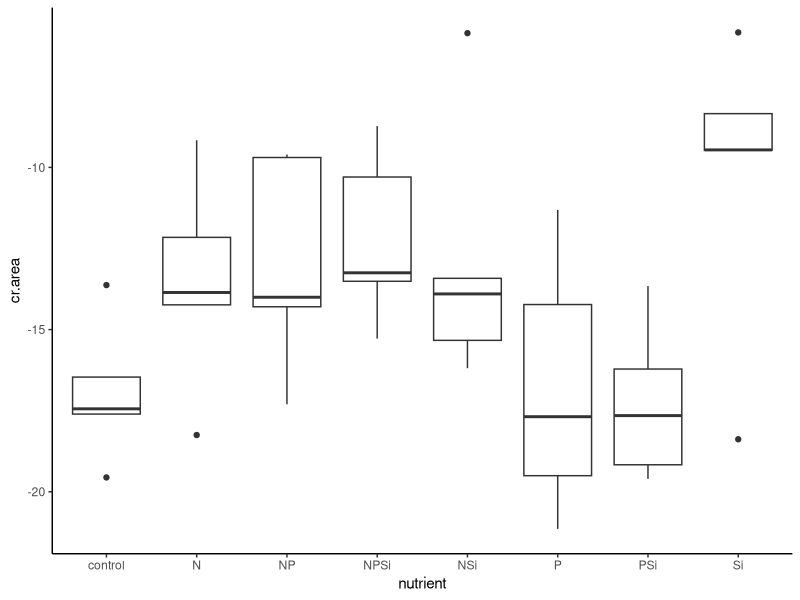
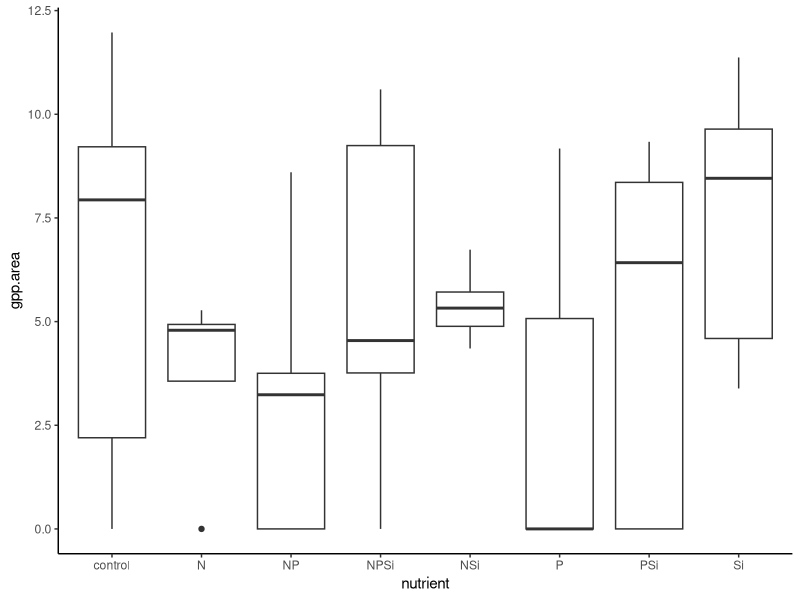
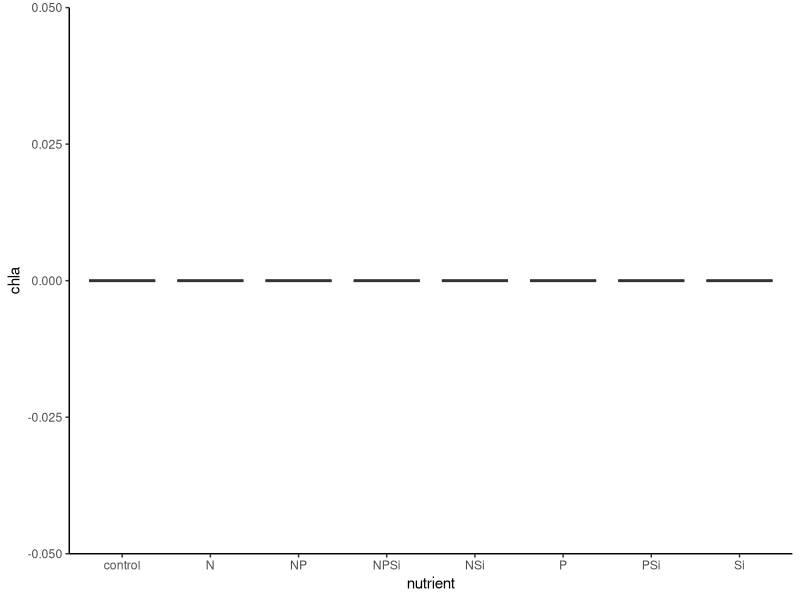

Reproduce these figures in R, in order. (Note: this script raises an error after producing the figures.)
#Author:  Clay Arango
#Creation date: 10-Feb-19
#Script to analyze NDS data from Summer 2018 NDS work with S. Roley and A. Alexiades

#packages
library(nlme)
library(nortest)
library(plyr)
library(dplyr)
library(multcomp)
library(MASS)
library(ggplot2)
library(tidyr)

#Load data
aht_fall <- read.table(file="aht_fall.csv", header=T, sep=",")

#set variable
d = aht_fall

#evaluate data to make sure factors are correct
names(d)
unique(d$nutrient) #control, N, NP, NPSi, NSi, P, PSi, Si
unique(d$N) #should be 0 and 1
unique(d$P) #should be 0 and 1
unique(d$Si) #should be 0 and 1
unique(d$top) #should be "sponge" and "glass"
#if need to change, use recode function below. 
d$top<-recode(d$top, "cellulose" ="sponge")
str(d)

#convert N and P and Si values (0 or 1 for absence or presence) to factors
d$N<-as.factor(d$N)
d$P<-as.factor(d$P)
d$Si<-as.factor(d$Si)
str(d)

#subset data into gpp and cr response
d.cr = subset(d, top=="sponge", data=d)
d.gpp = subset(d, top=="glass", data=d)

#check for outliers and check data entry before calculating NRR.
ggplot(d.cr, aes(x=nutrient, y=cr.area))+geom_boxplot() +theme_classic()
#one high NSi checks out, one low Si checks out

#calculate nrr for cr
x<-ddply(d.cr, "nutrient", summarise, ave_cr = mean(cr.area, na.rm=T)) 
x
d.cr$cr.nrr = d.cr$cr.area/-16.93973 #divide by control ave_cr
d.cr$chla.nrr<-NA
d.cr$gpp.nrr<-NA

#check for outliers and check data entry before calculating NRR.
ggplot(d.gpp, aes(x=nutrient, y=gpp.area))+geom_boxplot() +theme_classic()
#ok, but huge range in controls (but appear to have a normal distn - no outliers to remove)
ggplot(d.gpp, aes(x=nutrient, y=chla))+geom_boxplot() +theme_classic()
#one low control value checks out. is an outlier, but not sure if should be removed. will calculate both.

#calculate nrr for gpp and chla
x<- ddply(d.gpp, "nutrient", summarise, ave_gpp = mean(gpp.area, na.rm=T), ave_chla = mean(chla, na.rm=T)) 
x
d.gpp$gpp.nrr = d.gpp$gpp.area/6.501087 #divide by control ave_gpp
d.gpp$chla.nrr = d.gpp$chla/1.4299814 #divide by control ave_chla
d.gpp$cr.nrr<-NA
x1<- ddply(subset(d.gpp,!(nds.id=="B5")), "nutrient", summarise,  ave_chla = mean(chla, na.rm=T)) 
x1
d.gpp$chla.nrr = d.gpp$chla/1.7693330 #divide by control with B5 removed (outlier)
d.cr$chla.nrr_1<-NA

#combine files and export
d.nrr<-rbind(d.cr, d.gpp)
d.nrr$cr.es<-log(d.nrr$cr.nrr)
d.nrr$gpp.es<-log(d.nrr$gpp.nrr)
d.nrr$chla.es<-log(d.nrr$chla.nrr)
d.nrr$chla.es_1<-log(d.nrr$chla.nrr_1)
d.nrr$site.date<-"aht_fall"
write.table(d.nrr, "aht_fall_nrr.csv", sep=",", quote=F, row.names =F)

###############
#plots of NRR
##############
ggplot(data=subset(d.cr, !(nutrient=="control")), aes(x=nutrient, y=cr.nrr))+geom_boxplot()+theme_bw()+
  ylab("CR NRR")+geom_abline(slope = 0, intercept = 1)+
  theme(axis.title.x=element_blank(), panel.grid.minor=element_blank(), panel.grid.major=element_blank())
#inhibition or neutral

ggplot(data=subset(d.nrr, (top=="sponge")), aes(x=nutrient, y=cr.es))+geom_boxplot()+theme_bw()+
  ylab("CR Effect Size")+geom_hline(yintercept = 0.7, lty="dashed")+ geom_hline(yintercept = -0.7, lty="dashed")+
  geom_hline(yintercept = -1.385)+
  theme(axis.title.x=element_blank(), panel.grid.minor=element_blank(), panel.grid.major=element_blank())

ggplot(data=d.gpp, aes(x=nutrient, y=gpp.nrr))+geom_boxplot()+theme_bw()+
  ylab("GPP NRR")+geom_abline(slope = 0, intercept = 1)+
  theme(axis.title.x=element_blank(), panel.grid.minor=element_blank(), panel.grid.major=element_blank())
#neutral or inhibited

ggplot(data=subset(d.nrr,top=="glass"), aes(x=nutrient, y=gpp.es))+geom_boxplot()+theme_bw()+
  ylab("GPP Effect Size")+geom_abline(slope = 0, intercept = 1)+geom_hline(yintercept = -0.7, lty="dashed")+
  theme(axis.title.x=element_blank(), panel.grid.minor=element_blank(), panel.grid.major=element_blank())

ggplot(data=d.gpp, aes(x=nutrient, y=chla.nrr))+geom_boxplot()+theme_bw()+ggtitle ("All Data")+
  ylab("Chlorophyll-a NRR")+geom_abline(slope = 0, intercept = 1)+scale_y_continuous(limits=c(0, 2))+
  theme(axis.title.x=element_blank(), panel.grid.minor=element_blank(), panel.grid.major=element_blank())
#inhibition

ggplot(data=subset(d.gpp, !(nds.id == "B5")),aes(x=nutrient, y=chla.nrr_1))+geom_boxplot()+theme_bw()+ggtitle ("Outlier Removed")+
  ylab("Chlorophyll-a NRR")+geom_abline(slope = 0, intercept = 1)+scale_y_continuous(limits=c(0, 2))+
  theme(axis.title.x=element_blank(), panel.grid.minor=element_blank(), panel.grid.major=element_blank())

ggplot(data=subset(d.nrr, (top=="glass")), aes(x=nutrient, y=chla.es))+geom_boxplot()+theme_bw()+
  ylab("Chla Effect Size")+ geom_hline(yintercept = 0.7, lty="dashed")+  geom_hline(yintercept = -1.385)+  
  ggtitle ("All Data")+geom_hline(yintercept = -0.7, lty="dashed")+
  theme(axis.title.x=element_blank(), panel.grid.minor=element_blank(), panel.grid.major=element_blank())

ggplot(data=subset(d.nrr, (top=="glass") & !(nds.id=="B5")), aes(x=nutrient, y=chla.es_1))+geom_boxplot()+theme_bw()+
  ylab("Chla Effect Size")+ geom_hline(yintercept = 0.7, lty="dashed")+  geom_hline(yintercept = -1.385)+  
  ggtitle ("Outlier Removed")+geom_hline(yintercept = -0.7, lty="dashed")+
  theme(axis.title.x=element_blank(), panel.grid.minor=element_blank(), panel.grid.major=element_blank())

##########
#NRR Summary Files
#########
#no need to make these now; wait until all NRR files collated and then do a summary! But leaving code here because can use
#as template for data all together.
GPP_sum<-ddply(d.gpp, "nutrient", summarise, ave_nrr.gpp=mean(gpp.nrr, na.rm=T), sd_nrr.gpp=sd(gpp.nrr, na.rm=T), 
               se_nrr.gpp =(sd(gpp.nrr)/sqrt(sum(!is.na(gpp.nrr)))), 
               ci95_nrr.gpp = (1.96*(sd(gpp.nrr)/sqrt(sum(!is.na(gpp.nrr))))),
               ave_nrr.chla=mean(chla.nrr, na.rm=T), sd_nrr.chla=sd(chla.nrr, na.rm=T), 
               se_nrr.chla =(sd(chla.nrr)/sqrt(sum(!is.na(chla.nrr)))), 
               ci95_nrr.chla = (1.96*(sd(chla.nrr)/sqrt(sum(!is.na(chla.nrr))))))
CR_sum<-ddply(d.cr, "nutrient", summarise, ave_nrr.cr=mean(cr.nrr, na.rm=T), sd_nrr.cr=sd(cr.nrr, na.rm=T), 
              se_nrr.cr =(sd(cr.nrr)/sqrt(sum(!is.na(cr.nrr)))), 
              ci95_nrr.cr = (1.96*(sd(cr.nrr)/sqrt(sum(!is.na(cr.nrr))))))

#now combine into one and export
d.sum<-merge(GPP_sum, CR_sum, by="nutrient")
d.sum$site_date<-"aht_fall"
write.table(d.sum, "aht_fall_summ.csv",  sep=",", quote=F, row.names =F)


############################################################
#analyze RESPIRATION data
############################################################

M1<-gls(cr.area~N*P*Si, data=d.cr, na.action=na.omit)
E1<-residuals(M1)
qqnorm(E1)
qqline(E1)
ad.test(E1)
   #residuals are normally distributed p = 0.5832
hist(E1)  
plot(M1)

plot(filter(d.cr, !is.na(cr.area)) %>% dplyr::select(nutrient), 
     E1, xlab="nutrient", ylab="Residuals")
bartlett.test(cr.area~nutrient, data=d.cr)
   #variance test is ok p = 0.8068

anova(M1)  #N inhibition
#(Intercept)     1 672.5216  <.0001
#N               1   4.8667  0.0347
#P               1   1.6032  0.2146
#Si              1   2.9798  0.0940
#N:P             1   3.4407  0.0728
#N:Si            1   1.2128  0.2790
#P:Si            1   2.5467  0.1204
#N:P:Si          1   2.8114  0.1033

##########################################################
#do multiple 2 way ANOVAs to improve our ability to interpret
##########################################################
#N and P
xx = na.omit(subset(d.cr, select = c(N,P,cr.area)))
interaction.plot(xx$N, xx$P, xx$cr.area*-1)

#N and Si
xx = na.omit(subset(d.cr, select = c(N,Si,cr.area)))
interaction.plot(xx$N, xx$Si, xx$cr.area*-1)
#decline in presence of N, but more dramatic decline with N alone (Si tempers a bit)

#P and Si
xx = na.omit(subset(d.cr, select = c(P,Si,cr.area)))
interaction.plot(xx$P, xx$Si, xx$cr.area*-1)
#looks like P limitation, but NS

##########################################################
#Analyze CR by removing all Si treatments
##########################################################
d.crNoSi = subset(d.cr, Si==0)

M1<-gls(cr.area~N*P, data=d.crNoSi, na.action=na.omit)
E1<-residuals(M1)
qqnorm(E1)
qqline(E1)
ad.test(E1)
#residuals are normally distributed p = 0.41
hist(E1)  
plot(M1)

bartlett.test(cr.area~nutrient, data=d.crNoSi)
#variance test 0.73

anova(M1)

##########################################################
#do 2 way ANOVAs to interpret
##########################################################
#N and P
xx = na.omit(subset(d.cr, select = c(N,P,cr.area)))
interaction.plot(xx$N, xx$P, xx$cr.area*-1)

#N suppression
##########################################################
x <- group_by(d.cr, nutrient) %>%  # Grouping function causes subsequent functions to aggregate by season and reach
  summarize(cr.mean = abs(mean(cr.area, na.rm = TRUE)), # na.rm = TRUE to remove missing values
            cr.sd=abs(sd(cr.area, na.rm = TRUE)),  # na.rm = TRUE to remove missing values
            n = sum(!is.na(cr.area)), # of observations, excluding NAs. 
            cr.se=cr.sd/sqrt(n))

ggplot(data=x, aes(x=nutrient, y=cr.mean)) + 
  geom_bar(stat="identity", position=position_dodge(), color = "black") + 
  geom_errorbar(aes(ymin=cr.mean, ymax=cr.mean+cr.se), width=0.2, 
                position=position_dodge(0.9)) + 
  xlab("Nutrient") +
  ylab(expression(Respiration~(ug~O[2]~m^{-2}~h^{-1}))) +
  ylim(0,20) +
  labs(fill="Light") +
  theme_bw() +
  theme(panel.grid.major=element_blank(),
        panel.grid.minor=element_blank(),
        legend.title=element_text(size=6),
        legend.key=element_blank(), 
        legend.position=c(0.5,0.95), 
        legend.text=element_text(size=8), 
        legend.background=element_blank(), 
        legend.direction="horizontal", 
        legend.key.size=unit(0.3, "cm"), 
        axis.title.y=element_text(size=8), 
        axis.title.x=element_text(size=8), 
        axis.text.x=element_text(size=8))

#ggsave('output/figures/Ring_fall.tiff',
#       units="in",
#       width=3.25,
#       height=3.25,
#       dpi=1200,
#       compression="lzw")

############################################################
#analyze the PRODUCTION data
############################################################

M1<-gls(gpp.area~N*P*Si, data=d.gpp, na.action=na.omit) 
E1<-residuals(M1)
qqnorm(E1)
qqline(E1)
ad.test(E1)
   #residuals ok

hist(E1, xlab="residuals", main="")
plot(M1)

plot(filter(d.gpp, !is.na(gpp.area)) %>% dplyr::select(nutrient), 
     E1, xlab="nutrient", ylab="Residuals")
bartlett.test(gpp.area~nutrient, data=d.gpp)
   #OK

anova(M1)
  
x <- group_by(d.gpp, nutrient) %>%  # Grouping function causes subsequent functions to aggregate by season and reach
  summarize(gpp.mean = abs(mean(gpp.area, na.rm = TRUE)), # na.rm = TRUE to remove missing values
            gpp.sd=abs(sd(gpp.area, na.rm = TRUE)),  # na.rm = TRUE to remove missing values
            n = sum(!is.na(gpp.area)), # of observations, excluding NAs. 
            gpp.se=gpp.sd/sqrt(n))

ggplot(data=x, aes(x=nutrient, y=gpp.mean)) + 
  geom_bar(stat="identity", position=position_dodge(), color = "black") + 
  geom_errorbar(aes(ymin=gpp.mean, ymax=gpp.mean+gpp.se), width=0.2, 
                position=position_dodge(0.9)) + 
  xlab("Nutrient") +
  ylab(expression(Production~(ug~O[2]~m^{-2}~h^{-1}))) +
  labs(fill="Light") +
  theme_bw() +
  theme(panel.grid.major=element_blank(),
        panel.grid.minor=element_blank(), 
        legend.title=element_text(size=6), 
        legend.key=element_blank(),  
        legend.position=c(0.5,0.95),  
        legend.text=element_text(size=8),  
        legend.background=element_blank(),  
        legend.direction="horizontal",  
        legend.key.size=unit(0.3, "cm"),  
        axis.title.y=element_text(size=8),  
        axis.title.x=element_text(size=8),  
        axis.text.x=element_text(size=8))

#ggsave('output/figures/gppByNutrient.tiff',
#       units="in",
#       width=3.25,
#       height=3.25,
#       dpi=1200,
#       compression="lzw")


############################################################
#analyze the CHL-A biomass on disks
###########################################################
d.gpp1<-subset(d.gpp,!(nds.id=="B5"))
M1<-gls(chla~N*P*Si, data=d.gpp1, na.action=na.omit) 
E1<-residuals(M1)
qqnorm(E1)
qqline(E1)
ad.test(E1)
#residuals ok p = 0.5832

hist(E1, xlab="residuals", main="")
plot(M1)

plot(filter(d.gpp, !is.na(gpp.area)) %>% dplyr::select(nutrient), 
     E1, xlab="nutrient", ylab="Residuals")
bartlett.test(gpp.area~nutrient, data=d.gpp)
#OK p = 0.2611

anova(M1)# interpretation: Si, N serial inhibition; P, Si serial inhibition
#N               1  17.54615  0.0002
#P               1  10.03378  0.0036
#Si              1  21.31226  0.0001
#N:P             1   0.05818  0.8111
#N:Si            1   5.32462  0.0284
#P:Si            1   7.69659  0.0096
#N:P:Si          1   1.46880  0.2353

##########################################################
#do multiple 2 way ANOVAs to improve our ability to interpret
##########################################################
#N and P
xx = na.omit(subset(d.gpp1, select = c(N,P,chla)))
interaction.plot(xx$N, xx$P, xx$chla)
#N inhibition, P inhibition

#N and Si
xx = na.omit(subset(d.gpp1, select = c(N,Si,chla)))
interaction.plot(xx$N, xx$Si, xx$chla)

#P and Si
xx = na.omit(subset(d.gpp1, select = c(P,Si,chla)))
interaction.plot(xx$P, xx$Si, xx$chla)
#Si and P inhibition; Si dampens P inhibition

##########################################################
#Analyze chl-a by removing all Si treatments
##########################################################
d.gppNoSi = subset(d.gpp, Si==0)

M1<-gls(chla~N*P, data=d.gppNoSi, na.action=na.omit)
E1<-residuals(M1)
qqnorm(E1)
qqline(E1)
ad.test(E1)
#residuals look good (p=0.1834)
hist(E1)
plot(M1)

bartlett.test(chla~nutrient, data=d.gpp)
#data look OK p=0.04038

#log transformation
d.gppNoSi$l.chla = log10(d.gppNoSi$chla+1)

M2<-gls(l.chla~N*P, data=d.gppNoSi, na.action=na.omit) 
E2<-residuals(M2)
qqnorm(E2)
qqline(E2)
ad.test(E2)
#residuals are normal, p=0.073

hist(E2, xlab="residuals", main="")
plot(M2)
bartlett.test(l.chla~nutrient, data=d.gppNoSi)
#variance looks good, p = 0.17

anova(M2)

#Interpret Interaction
#N and P
xx = na.omit(subset(d.gppNoSi, select = c(N,P,chla)))
interaction.plot(xx$P, xx$N, xx$chla)
